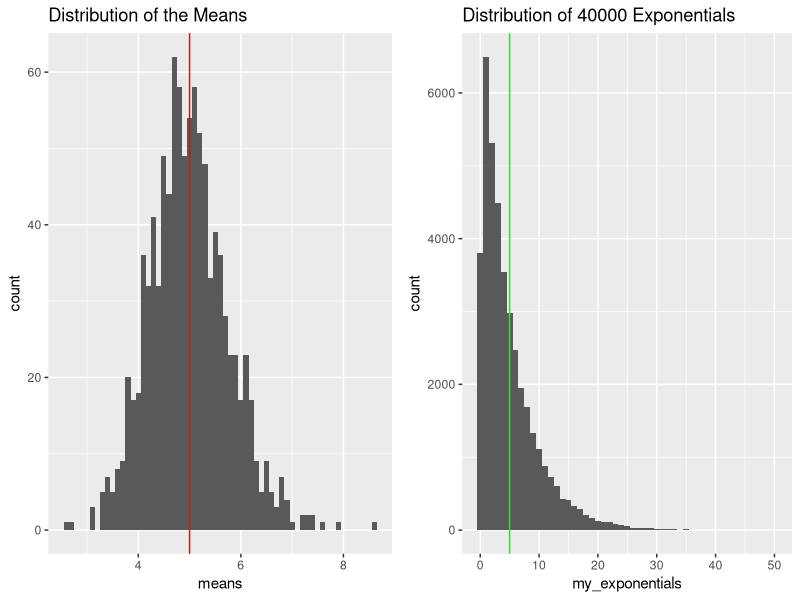

The R script that drew this image:
## ---- chunk 1
library(ggplot2)
library(dplyr)
library(gridExtra)
## ---- chunk 2
set.seed(103)
## ---- chunk 3
num_per_group <- 40
num_groups <- 1000
my_exponentials <- rexp(num_per_group*num_groups,0.2) 
## ---- chunk 4
row_means <- my_exponentials %>%
    matrix(nrow = num_groups) %>%
    rowMeans() %>% 
    data_frame() %>%
    `names<-`("means")
## ---- chunk 5
g1 <- ggplot(data = row_means, aes(means)) +
    geom_histogram(binwidth = 1/10) + 
    ggtitle("Distribution of the Means") +
    geom_vline(xintercept = 5, color = "red")
## ---- chunk 6
mean(row_means$means)
sd(row_means$means)
## ---- chunk 7
my_exponentials <- data_frame(my_exponentials)
g2 <- ggplot(data = my_exponentials, aes(my_exponentials)) +
    geom_histogram(binwidth = 1) + 
    ggtitle("Distribution of 40000 Exponentials") +
    geom_vline(xintercept = mean(my_exponentials$my_exponentials), color = "green")
## ---- chunk 8
grid.arrange(g1, g2, nrow = 1)
## ---- chunk 9
t.test(row_means$means, conf.level = 0.95)
